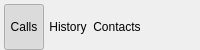
        <widget class="QFrame" name="frameButtons">
         <property name="sizePolicy">
          <sizepolicy hsizetype="Expanding" vsizetype="Fixed">
           <horstretch>0</horstretch>
           <verstretch>0</verstretch>
          </sizepolicy>
         </property>
         <property name="minimumSize">
          <size>
           <width>16</width>
           <height>50</height>
          </size>
         </property>
         <property name="maximumSize">
          <size>
           <width>16777215</width>
           <height>50</height>
          </size>
         </property>
         <property name="_" stdset="0">
          <string>QFrame#frameButtons {
  border: 1px solid #717fa0;
  border-top: 0px;
  border-bottom: 0px;
}</string>
         </property>
         <layout class="QHBoxLayout">
          <property name="spacing">
           <number>1</number>
          </property>
          <property name="leftMargin">
           <number>4</number>
          </property>
          <property name="topMargin">
           <number>4</number>
          </property>
          <property name="rightMargin">
           <number>4</number>
          </property>
          <property name="bottomMargin">
           <number>0</number>
          </property>
          <item>
           <widget class="QToolButton" name="ctrlCalls">
            <property name="minimumSize">
             <size>
              <width>40</width>
              <height>46</height>
             </size>
            </property>
            <property name="maximumSize">
             <size>
              <width>40</width>
              <height>46</height>
             </size>
            </property>
            <property name="toolTip">
             <string>Calls</string>
            </property>
            <property name="text">
             <string>Calls</string>
            </property>
            <property name="icon">
             <iconset>
              <normaloff>calls_tab.png</normaloff>calls_tab.png</iconset>
            </property>
            <property name="iconSize">
             <size>
              <width>26</width>
              <height>26</height>
             </size>
            </property>
            <property name="checkable">
             <bool>true</bool>
            </property>
            <property name="checked">
             <bool>true</bool>
            </property>
            <property name="autoExclusive">
             <bool>true</bool>
            </property>
            <property name="toolButtonStyle">
             <enum>Qt::ToolButtonTextUnderIcon</enum>
            </property>
            <property name="autoRaise">
             <bool>true</bool>
            </property>
            <property name="_" stdset="0">
             <string>QToolButton {
  border: 0px solid #717fa0;
  border-radius: 0px;
  font-size: 11px;
  background: transparent;
}
QToolButton:checked {
  padding-top: 0px;
  padding-left: 0px;
}
</string>
            </property>
            <property name="_yate_identity" stdset="0">
             <string>selectitem:framePages:PageCalls</string>
            </property>
            <property name="_yate_normal_icon" stdset="0">
             <string>calls_tab.png</string>
            </property>
            <property name="_yate_pressed_icon" stdset="0">
             <string>calls_tab_pressed.png</string>
            </property>
            <property name="_yate_hover_icon" stdset="0">
             <string>calls_tab_hover.png</string>
            </property>
           </widget>
          </item>
          <item>
           <widget class="QToolButton" name="ctrlCDR">
            <property name="minimumSize">
             <size>
              <width>46</width>
              <height>46</height>
             </size>
            </property>
            <property name="maximumSize">
             <size>
              <width>46</width>
              <height>46</height>
             </size>
            </property>
            <property name="toolTip">
             <string>History</string>
            </property>
            <property name="text">
             <string>History</string>
            </property>
            <property name="icon">
             <iconset>
              <normaloff>cdr_tab.png</normaloff>cdr_tab.png</iconset>
            </property>
            <property name="iconSize">
             <size>
              <width>26</width>
              <height>26</height>
             </size>
            </property>
            <property name="checkable">
             <bool>true</bool>
            </property>
            <property name="checked">
             <bool>false</bool>
            </property>
            <property name="autoExclusive">
             <bool>true</bool>
            </property>
            <property name="toolButtonStyle">
             <enum>Qt::ToolButtonTextUnderIcon</enum>
            </property>
            <property name="autoRaise">
             <bool>true</bool>
            </property>
            <property name="_" stdset="0">
             <string>QToolButton {
  border: 0px solid #717fa0;
  border-radius: 0px;
  font-size: 11px;
  background: transparent;
}
QToolButton:checked {
  padding-top: 0px;
  padding-left: 0px;
}
</string>
            </property>
            <property name="_yate_identity" stdset="0">
             <string>selectitem:framePages:PageCDR</string>
            </property>
            <property name="_yate_normal_icon" stdset="0">
             <string>cdr_tab.png</string>
            </property>
            <property name="_yate_pressed_icon" stdset="0">
             <string>cdr_tab_pressed.png</string>
            </property>
            <property name="_yate_hover_icon" stdset="0">
             <string>cdr_tab_hover.png</string>
            </property>
           </widget>
          </item>
          <item>
           <widget class="QToolButton" name="ctrlContacts">
            <property name="minimumSize">
             <size>
              <width>50</width>
              <height>46</height>
             </size>
            </property>
            <property name="maximumSize">
             <size>
              <width>50</width>
              <height>46</height>
             </size>
            </property>
            <property name="toolTip">
             <string>Address Book</string>
            </property>
            <property name="text">
             <string>Contacts</string>
            </property>
            <property name="icon">
             <iconset>
              <normaloff>contacts_tab.png</normaloff>contacts_tab.png</iconset>
            </property>
            <property name="iconSize">
             <size>
              <width>26</width>
              <height>26</height>
             </size>
            </property>
            <property name="checkable">
             <bool>true</bool>
            </property>
            <property name="checked">
             <bool>false</bool>
            </property>
            <property name="autoExclusive">
             <bool>true</bool>
            </property>
            <property name="toolButtonStyle">
             <enum>Qt::ToolButtonTextUnderIcon</enum>
            </property>
            <property name="autoRaise">
             <bool>true</bool>
            </property>
            <property name="_" stdset="0">
             <string>QToolButton {
  border: 0px solid #717fa0;
  border-radius: 0px;
  font-size: 11px;
  background: transparent;
}
QToolButton:checked {
  padding-top: 0px;
  padding-left: 0px;
}
</string>
            </property>
            <property name="_yate_identity" stdset="0">
             <string>selectitem:framePages:PageContacts</string>
            </property>
            <property name="_yate_normal_icon" stdset="0">
             <string>contacts_tab.png</string>
            </property>
            <property name="_yate_pressed_icon" stdset="0">
             <string>contacts_tab_pressed.png</string>
            </property>
            <property name="_yate_hover_icon" stdset="0">
             <string>contacts_tab_hover.png</string>
            </property>
           </widget>
          </item>
          <item>
           <spacer>
            <property name="orientation">
             <enum>Qt::Horizontal</enum>
            </property>
            <property name="sizeHint" stdset="0">
             <size>
              <width>40</width>
              <height>20</height>
             </size>
            </property>
           </spacer>
          </item>
         </layout>
        </widget>
